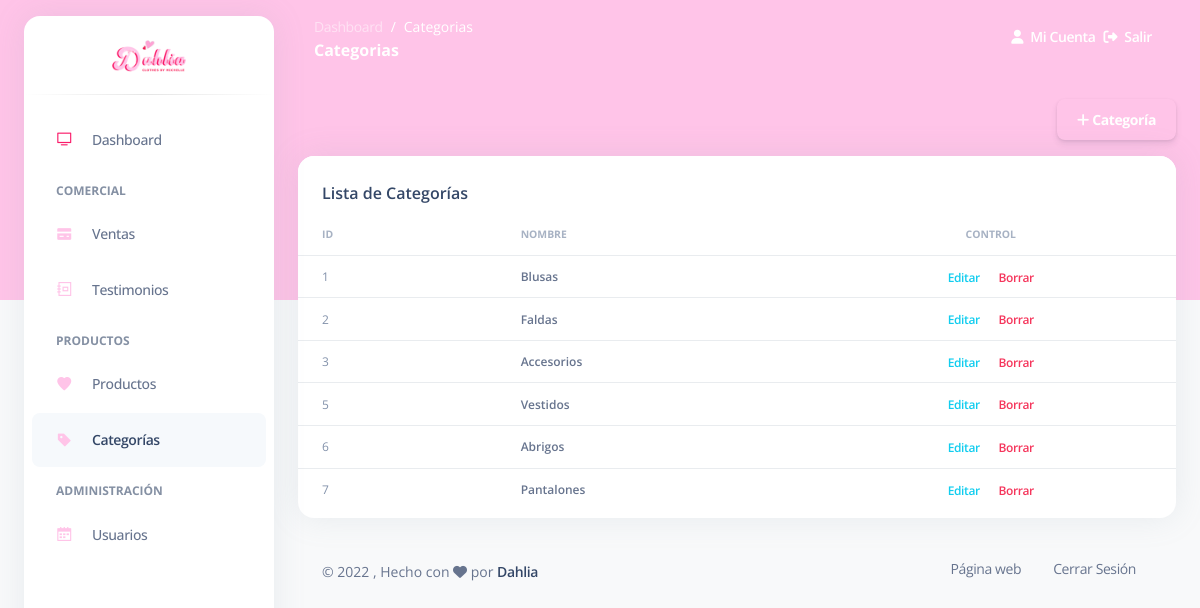
/dashboard/categorias.php (signed in), run on the app's committed database.
### tables this page shows
CREATE TABLE `categorias` (
  `id_categoria` int(11) NOT NULL,
  `nombre_categoria` varchar(30) NOT NULL
);

### dashboard/categorias.php (the view, shortened to what this page needs)
<?php
  require_once('../control/funciones.php');
  $conexion = conexion();
  $sentencia = $conexion->prepare("SELECT * FROM categorias");
  $sentencia->execute();
  $categorias = $sentencia->fetchAll();
?>
<!DOCTYPE html>
<html lang="es">
<?php require_once('vistas/head.php'); ?>
<body class="g-sidenav-show bg-gray-100">
  <div class="min-height-300 bg-primary position-absolute w-100"></div>
  <?php require_once('vistas/sidebar.php'); ?>
  <main class="main-content position-relative border-radius-lg">
    <?php require_once('vistas/navbar.php'); ?>
    <div class="container-fluid py-4">
      <div class="row">
        <div class="col-12 d-flex justify-content-end">
          <button class="btn btn-outline text-white"
            data-bs-toggle="modal" data-bs-target="#createModal">
            <i class="fa fa-plus" aria-hidden="true"></i>
            Categoría
          </button>
        </div>
        <div class="col-lg-12 mb-lg-0 mb-4">
          <div class="card mb-4">
            <div class="card-header pb-0">
              <h6>Lista de Categorías</h6>
            </div>
            <div class="card-body px-0 pt-0 pb-2">
              <div class="table-responsive p-0">
                <table class="table align-items-center mb-0">
                  <thead>
                    <tr>
                      <th class="text-uppercase text-secondary text-xxs font-weight-bolder opacity-7">ID</th>
                      <th class="text-uppercase text-secondary text-xxs font-weight-bolder opacity-7 ps-2">Nombre</th>
                      <th class="text-uppercase text-secondary text-xxs font-weight-bolder opacity-7 text-center">Control</th>
                    </tr>
                  </thead>
                  <tbody>
                    <?php foreach ($categorias as $categoria): ?>
                      <tr>
                        <td class="align-middle">
                          <p class="text-xs text-secondary mb-0 ms-3"><?php echo($categoria['id_categoria']); ?></p>
                        </td>
                        <td>
                          <p class="text-xs font-weight-bold mb-0"><?php echo($categoria['nombre_categoria']); ?></p>
                        </td>
                        <td class="align-middle text-center">
                          <a href="#" class="text-info font-weight-bold text-xs" data-bs-toggle="modal" data-bs-target="#editModal<?php echo($categoria['id_categoria']); ?>">
                            Editar
                          </a>
                          <a href="#" class="text-danger font-weight-bold text-xs ms-3" data-bs-toggle="modal" data-bs-target="#deleteModal<?php echo($categoria['id_categoria']); ?>">
                            Borrar
                          </a>
                        </td>
                      </tr>
                    <?php endforeach; ?>
                  </tbody>
                </table>
              </div>
            </div>
          </div>
        </div>
      </div>
      <?php require_once('vistas/footer.php'); ?>
    </div>
  </main>
</body>
</html>

### data on the page
categorias: id_categoria "1", nombre_categoria "Blusas"
categorias: id_categoria "2", nombre_categoria "Faldas"
categorias: id_categoria "3", nombre_categoria "Accesorios"
categorias: id_categoria "5", nombre_categoria "Vestidos"
categorias: id_categoria "6", nombre_categoria "Abrigos"
categorias: id_categoria "7", nombre_categoria "Pantalones"

### other printed values
$pagina_actual "Categorias"
